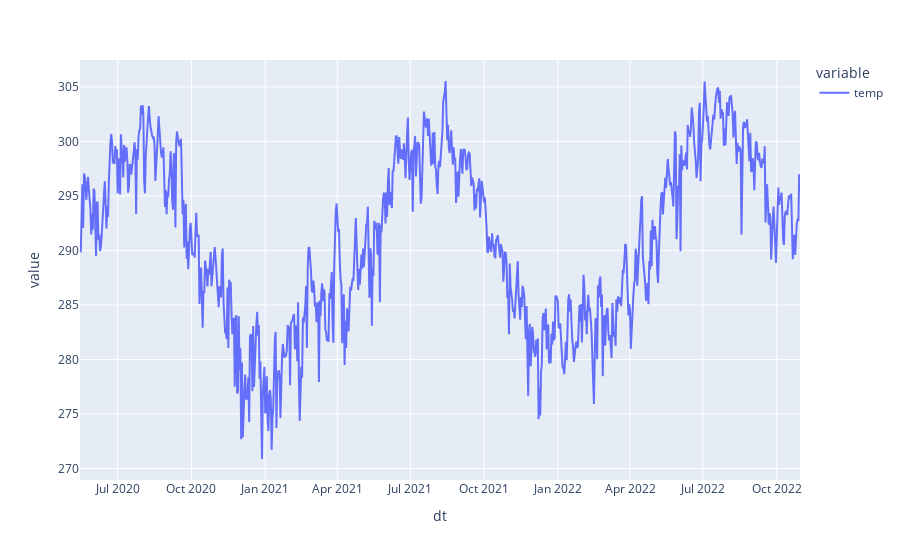

Source (notebook cell):
### Code cell
pd.options.plotting.backend='plotly'
df.temp.plot()

### Figure 1 — Plotly figure (JSON) as saved in the notebook; plotly's stock layout.template omitted (floating-point values rounded to 4 significant figures; data arrays with more than 128 entries replaced by an {"elided": "..."} marker saying what was removed)
{"data": [{"hovertemplate": "variable=temp<br>dt=%{x}<br>value=%{y}<extra></extra>", "legendgroup": "temp", "line": {"color": "#636efa", "dash": "solid"}, "marker": {"symbol": "circle"}, "mode": "lines", "name": "temp", "orientation": "v", "showlegend": true, "type": "scatter", "x": {"elided": "900 str values"}, "xaxis": "x", "y": {"elided": "900 float values"}, "yaxis": "y"}], "layout": {"legend": {"title": {"text": "variable"}, "tracegroupgap": 0}, "margin": {"t": 60}, "xaxis": {"anchor": "y", "domain": [0, 1], "title": {"text": "dt"}}, "yaxis": {"anchor": "x", "domain": [0, 1], "title": {"text": "value"}}}}
